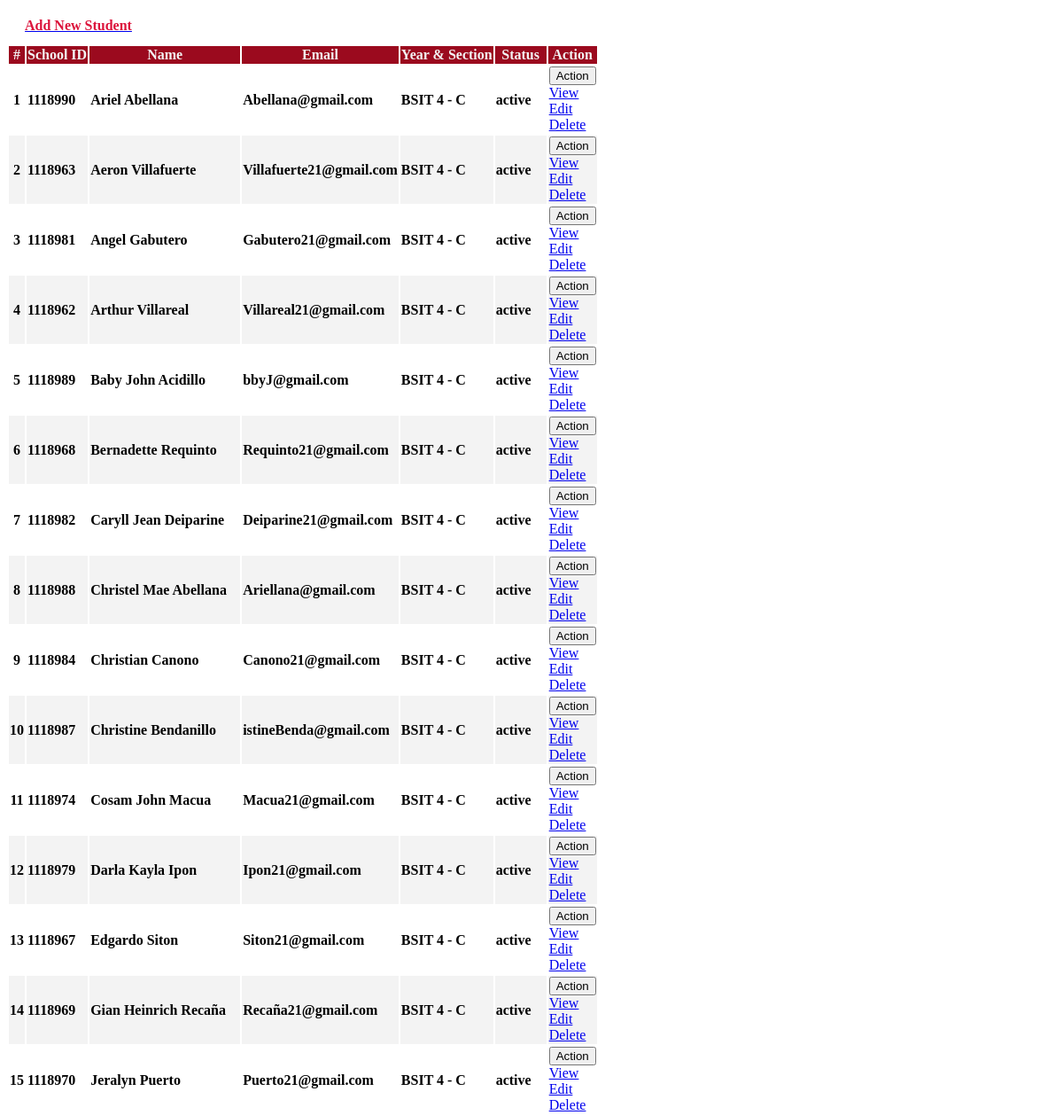
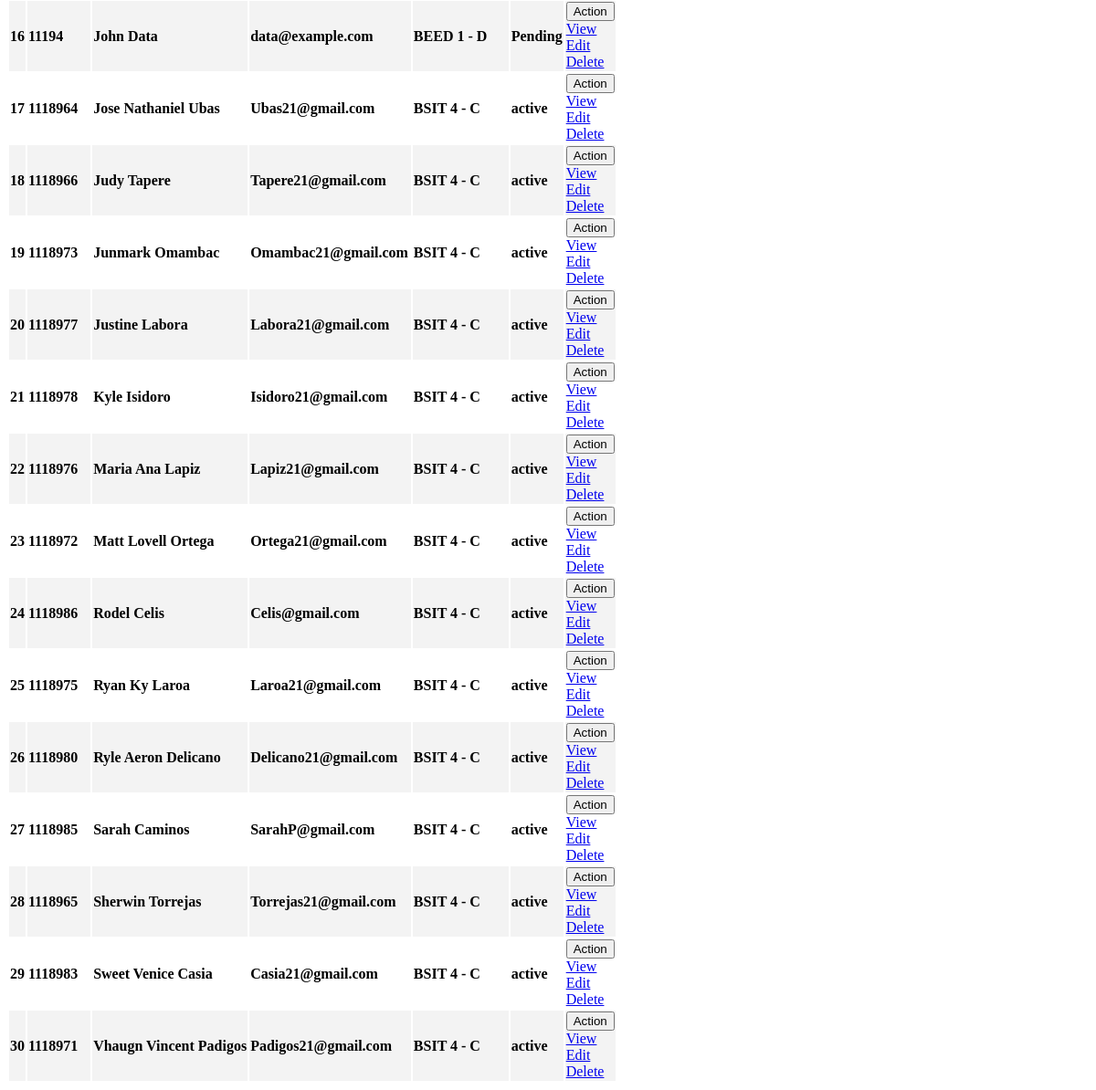
/admin/student_list.php, run on the app's committed database (2 pictures, top to bottom).
### tables this page shows
CREATE TABLE `student_list` (
  `id` int(30) NOT NULL,
  `school_id` varchar(100) NOT NULL,
  `firstname` varchar(200) NOT NULL,
  `lastname` varchar(200) NOT NULL,
  `email` varchar(200) NOT NULL,
  `password` text NOT NULL,
  `class_id` int(30) NOT NULL,
  `avatar` text NOT NULL DEFAULT 'no-image-available.png',
  `date_created` datetime NOT NULL DEFAULT current_timestamp(),
  `status` varchar(10) NOT NULL
);

### admin/student_list.php (the view, shortened to what this page needs)
<?php include'db_connect.php' ?>
<div class="col-lg-12">
	<div class="card card-outline card-success">
		<div class="card-header">
			<div class="card-tools">
				<a class="btn btn-block btn-sm btn-default btn-flat border-primary" href="./index.php?page=new_student"><i class="fa fa-plus"></i> <span style="color: #dc143c; font-weight: bold;">Add New Student</span></a>
			</div>
		</div>
		<div class="card-body">
		<table class="table tabe-hover table-bordered styled-table" id="list">
				<thead>
					<tr>
						<th class="text-center">#</th>
						<th>School ID</th>
						<th>Name</th>
						<th>Email</th>
						<th>Year & Section</th>
						<th>Status</th>
						<th>Action</th>
					</tr>
				</thead>
				<tbody>
					<?php
					$i = 1;
					$class= array();
					$classes = $conn->query("SELECT id,concat(curriculum,' ',level,' - ',section) as `class` FROM class_list");
					while($row=$classes->fetch_assoc()){
						$class[$row['id']] = $row['class'];
					}
					$qry = $conn->query("SELECT *,concat(firstname,' ',lastname) as name FROM student_list order by concat(firstname,' ',lastname) asc");
					while($row= $qry->fetch_assoc()):
					?>
					<tr>
						<th class="text-center"><?php echo $i++ ?></th>
						<td><b><?php echo $row['school_id'] ?></b></td>
						<td><b><?php echo ucwords($row['name']) ?></b></td>
						<td><b><?php echo $row['email'] ?></b></td>
						<td><b><?php echo isset($class[$row['class_id']]) ? $class[$row['class_id']] : "N/A" ?></b></td>
						<td><b><?php echo $row['status'] ?></b></td>
						<td class="text-center">
							<button type="button" class="btn btn-default btn-sm btn-flat border-info wave-effect text-info dropdown-toggle" data-toggle="dropdown" aria-expanded="true">
		                      Action
		                    </button>
		                    <div class="dropdown-menu" style="">
		                      <a class="dropdown-item view_student" href="javascript:void(0)" data-id="<?php echo $row['id'] ?>">View</a>
		                      <a class="dropdown-item" href="./index.php?page=edit_student&id=<?php echo $row['id'] ?>">Edit</a>
		                      <a class="dropdown-item delete_student" href="javascript:void(0)" data-id="<?php echo $row['id'] ?>">Delete</a>
		                    </div>
						</td>
					</tr>
				<?php endwhile; ?>
				</tbody>
			</table>
		</div>
	</div>
</div>

### admin/student_list.php (style rules this page uses)
.styled-table tbody tr { border-bottom: 1px solid #dddddd; }
.styled-table tbody tr:nth-of-type(even) { background-color: #f3f3f3; }
.styled-table tbody tr:last-of-type { border-bottom: 2px solid #009879; }
thead th { background-color: #9b0a1e; color: #f3f3f3; font-weight: bold; }
.card-success.card-outline { border-top: none; }
.card-header { background-color: transparent; border-bottom: none; padding: .75rem 1.25rem; position: relative; border-top-left-radius: .25rem; border-top-right-radius: .25rem; }

### data on the page
student_list: school "1118990", name "Ariel Abellana", email "Abellana@gmail.com", class "BSIT 4 - C", status "active"
student_list: school "1118963", name "Aeron Villafuerte", email "Villafuerte21@gmail.com", class "BSIT 4 - C", status "active"
student_list: school "1118981", name "Angel Gabutero", email "Gabutero21@gmail.com", class "BSIT 4 - C", status "active"
student_list: school "1118962", name "Arthur Villareal", email "Villareal21@gmail.com", class "BSIT 4 - C", status "active"
student_list: school "1118989", name "Baby John Acidillo", email "bbyJ@gmail.com", class "BSIT 4 - C", status "active"
student_list: school "1118968", name "Bernadette Requinto", email "Requinto21@gmail.com", class "BSIT 4 - C", status "active"
student_list: school "1118982", name "Caryll Jean Deiparine", email "Deiparine21@gmail.com", class "BSIT 4 - C", status "active"
student_list: school "1118988", name "Christel Mae Abellana", email "Ariellana@gmail.com", class "BSIT 4 - C", status "active"
student_list: school "1118984", name "Christian Canono", email "Canono21@gmail.com", class "BSIT 4 - C", status "active"
student_list: school "1118987", name "Christine Bendanillo", email "istineBenda@gmail.com", class "BSIT 4 - C", status "active"
student_list: school "1118974", name "Cosam John Macua", email "Macua21@gmail.com", class "BSIT 4 - C", status "active"
student_list: school "1118979", name "Darla Kayla Ipon", email "Ipon21@gmail.com", class "BSIT 4 - C", status "active"
student_list: school "1118967", name "Edgardo Siton", email "Siton21@gmail.com", class "BSIT 4 - C", status "active"
student_list: school "1118969", name "Gian Heinrich Recaña", email "Recaña21@gmail.com", class "BSIT 4 - C", status "active"
student_list: school "1118970", name "Jeralyn Puerto", email "Puerto21@gmail.com", class "BSIT 4 - C", status "active"
student_list: school "11194", name "John Data", email "data@example.com", class "BEED 1 - D", status "Pending"
student_list: school "1118964", name "Jose Nathaniel Ubas", email "Ubas21@gmail.com", class "BSIT 4 - C", status "active"
student_list: school "1118966", name "Judy Tapere", email "Tapere21@gmail.com", class "BSIT 4 - C", status "active"
student_list: school "1118973", name "Junmark Omambac", email "Omambac21@gmail.com", class "BSIT 4 - C", status "active"
student_list: school "1118977", name "Justine Labora", email "Labora21@gmail.com", class "BSIT 4 - C", status "active"
student_list: school "1118978", name "Kyle Isidoro", email "Isidoro21@gmail.com", class "BSIT 4 - C", status "active"
student_list: school "1118976", name "Maria Ana Lapiz", email "Lapiz21@gmail.com", class "BSIT 4 - C", status "active"
student_list: school "1118972", name "Matt Lovell Ortega", email "Ortega21@gmail.com", class "BSIT 4 - C", status "active"
student_list: school "1118986", name "Rodel Celis", email "Celis@gmail.com", class "BSIT 4 - C", status "active"
student_list: school "1118975", name "Ryan Ky Laroa", email "Laroa21@gmail.com", class "BSIT 4 - C", status "active"
student_list: school "1118980", name "Ryle Aeron Delicano", email "Delicano21@gmail.com", class "BSIT 4 - C", status "active"
student_list: school "1118985", name "Sarah Caminos", email "SarahP@gmail.com", class "BSIT 4 - C", status "active"
student_list: school "1118965", name "Sherwin Torrejas", email "Torrejas21@gmail.com", class "BSIT 4 - C", status "active"
student_list: school "1118983", name "Sweet Venice Casia", email "Casia21@gmail.com", class "BSIT 4 - C", status "active"
student_list: school "1118971", name "Vhaugn Vincent Padigos", email "Padigos21@gmail.com", class "BSIT 4 - C", status "active"
